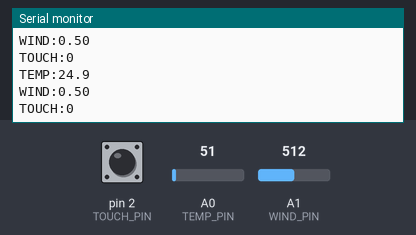
This sketch was run on a simulated Arduino Uno, built with avr-gcc and run on an emulated ATmega328P. Shown: the last lines printed to the serial monitor. Inputs (shaded band) come from the test bench; at power-on: A0 (TEMP_PIN) = 51, pin 2 (TOUCH_PIN) HIGH, A1 (WIND_PIN) = 512.

Above: at 2.7 s.
2.8 s: A0 (TEMP_PIN) set to 23
At 3.9 s:
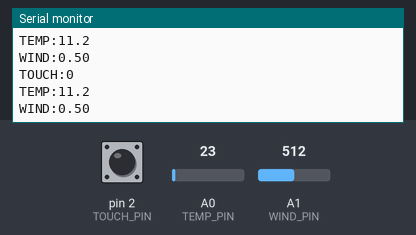
4.3 s: A0 (TEMP_PIN) set to 19
At 5.2 s:
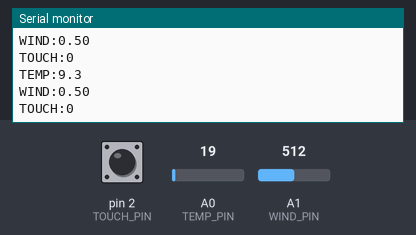
Timing chart, 0 to 7.3 s (numbered marks = the images above; inputs shaded):
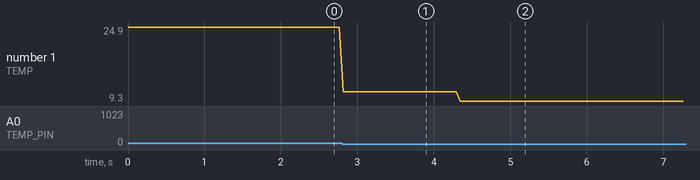

The sketch:

bci_stim_sensors.ino
```cpp
// BCI 가상 왼팔 · 신체 소유감 자극 센서 (선택 사항)
// 9600bps로 한 줄에 하나씩 "이름:값"을 보냅니다.
// 크롬북 화면의 [아두이노 센서 연결] 버튼을 눌러 이 보드를 고르면, 실제 자극이 자동으로 VR에 반영됩니다.
//
//   TEMP:섭씨온도      LM35 온도 센서(A0)를 팔 피부에 붙여 두면, 차가운 물체가 닿아 22℃ 아래로 내려갈 때 VR에서도 닿음
//   WIND:0.00~1.00     선풍기 바람 세기 (A1: 가변저항으로 세기를 맞추거나, 풍속 센서 출력을 연결)
//   TOUCH:0 또는 1     종이·물체가 닿았는지 (D2: 터치 센서 모듈 또는 접촉 스위치, 닿으면 LOW)
//   POS:0.00~1.00      닿는 위치 (선택: 팔을 따라 붙인 가변저항 등, 어깨 0 → 손목 1)

const int TEMP_PIN = A0;
const int WIND_PIN = A1;
const int TOUCH_PIN = 2;

void setup() {
  Serial.begin(9600);
  pinMode(TOUCH_PIN, INPUT_PULLUP);
}

void loop() {
  float tempC = analogRead(TEMP_PIN) * (5.0 / 1023.0) * 100.0;  // LM35: 10 mV/℃
  float wind = analogRead(WIND_PIN) / 1023.0;
  int touch = digitalRead(TOUCH_PIN) == LOW ? 1 : 0;

  Serial.print("TEMP:");  Serial.println(tempC, 1);
  Serial.print("WIND:");  Serial.println(wind, 2);
  Serial.print("TOUCH:"); Serial.println(touch);
  delay(50);  // 초당 20번
}
```

Measured:
- the behaviour switches between 21 and 20 on A0 (TEMP_PIN) (found by bisection; images 1 and 2)
- after the input at 2.8 s, the serial monitor: prints a new line at once (image 1)
- after the input at 4.3 s, the serial monitor: prints a new line after 0.05 s (image 2)
- plotted number 1: 24.9 → 11.2 after the input at 2.8 s, 11.2 → 9.3 after the input at 4.3 s
